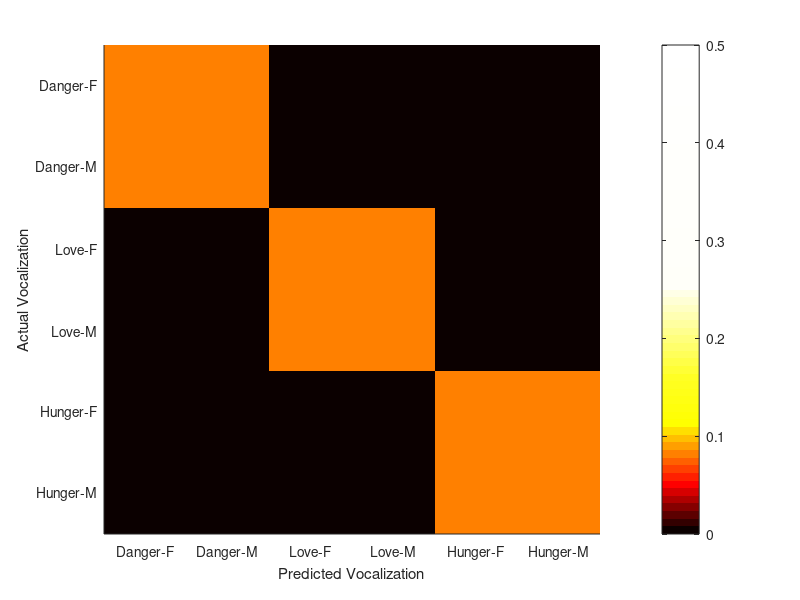
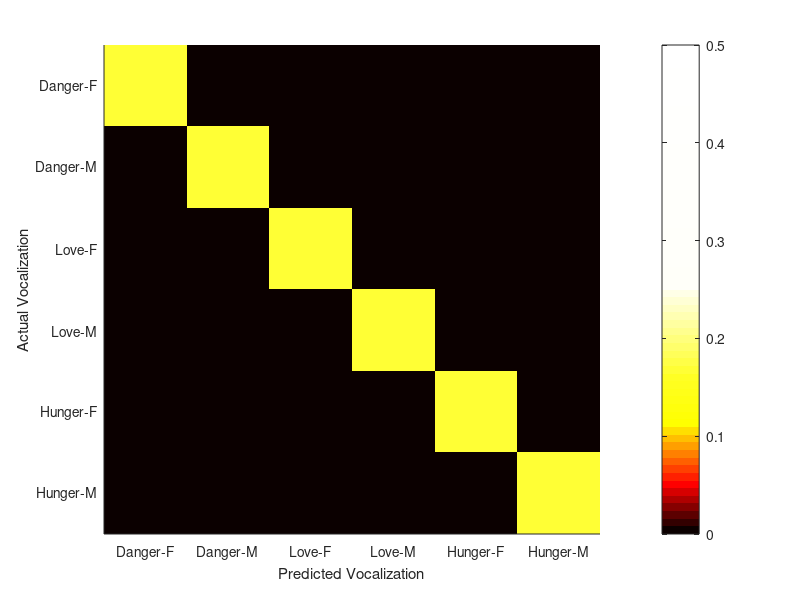
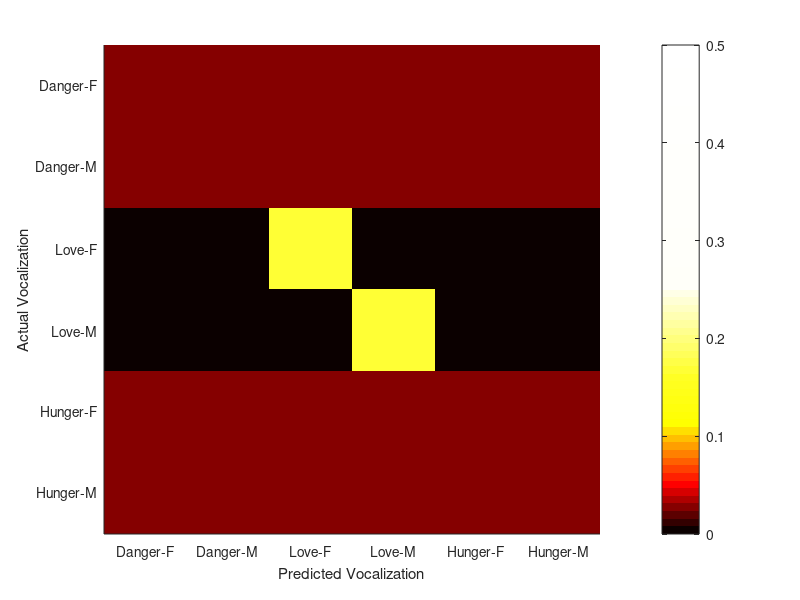
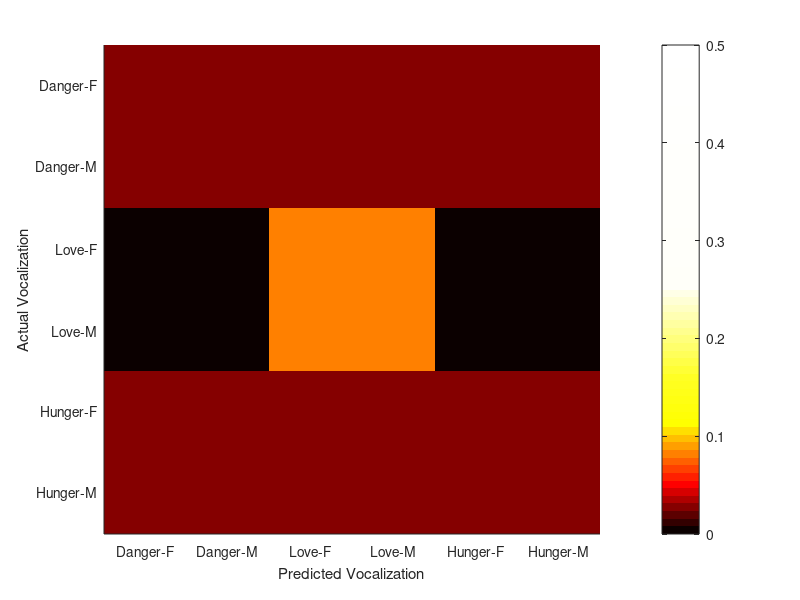

MATLAB code for these plots, in order:
%% Script for example confusion matrix
L = {'Danger-F' 'Danger-M' 'Love-F' 'Love-M' 'Hunger-F' 'Hunger-M'};
CLim=[0 0.5];

%create a Non selective invariant cell
p=1/12;
NS_Inv=[p p 0 0 0 0;p p 0 0 0 0;0 0 p p 0 0;0 0 p p 0 0;0 0 0 0 p p;0 0 0 0 p p];

figure1 = figure('PaperSize',[20.98404194812 29.67743169791],...
     'Colormap',[0.0416666679084301 0 0;0.201388895511627 0 0;0.361111104488373 0 0;0.520833313465118 0 0;0.680555582046509 0 0;0.840277791023254 0 0;1 0 0;1 0.125 0;1 0.25 0;1 0.375 0;1 0.5 0;1 0.625 0;1 0.75 0;1 0.875 0;1 1 0;1 1 0.0232493001967669;1 1 0.0464986003935337;1 1 0.0697479024529457;1 1 0.0929972007870674;1 1 0.11624650657177;1 1 0.139495804905891;1 1 0.209243699908257;1 1 0.278991609811783;1 1 0.348739504814148;1 1 0.418487399816513;1 1 0.488235294818878;1 1 0.557983219623566;1 1 0.627731084823608;1 1 0.697479009628296;1 1 0.767226874828339;1 1 0.836974799633026;1 1 0.906722664833069;1 1 0.976470589637756;1 1 0.977229595184326;1 1 0.977988600730896;1 1 0.978747606277466;1 1 0.97950667142868;1 1 0.98026567697525;1 1 0.98102468252182;1 1 0.98178368806839;1 1 0.98254269361496;1 1 0.98330169916153;1 1 0.984060704708099;1 1 0.984819710254669;1 1 0.985578775405884;1 1 0.986337780952454;1 1 0.987096786499023;1 1 0.987855792045593;1 1 0.988614797592163;1 1 0.989373803138733;1 1 0.990132808685303;1 1 0.990891814231873;1 1 0.991650879383087;1 1 0.992409884929657;1 1 0.993168890476227;1 1 0.993927896022797;1 1 0.994686901569366;1 1 0.995445907115936;1 1 0.996204912662506;1 1 0.996963918209076;1 1 0.997722983360291;1 1 0.99848198890686;1 1 0.99924099445343;1 1 1]);

 % Create axes
Ticks = 1:length(L);
axes1 = axes('Parent',figure1,'YTick', Ticks, 'YTickLabel',L,...
    'YDir','reverse',...
    'XTick', Ticks, 'XTickLabel',L,...
    'Layer','top',...
    'CLim',CLim, 'TickLength',[0 0]);
hold(axes1,'all');
% Create image
image(NS_Inv,'Parent',axes1,'CDataMapping','scaled');
axis([0.5 length(L)+0.5 0.5 length(L)+0.5])

% Create colorbar
colorbar('peer',axes1);

%add some legend
xlabel('Predicted Vocalization');
ylabel('Actual Vocalization');

%create a Non selective non-invariant cell
p=1/6;
NS_NInv=[p 0 0 0 0 0;0 p 0 0 0 0;0 0 p 0 0 0;0 0 0 p 0 0;0 0 0 0 p 0;0 0 0 0 0 p];

figure2 = figure('PaperSize',[20.98404194812 29.67743169791],...
     'Colormap',[0.0416666679084301 0 0;0.201388895511627 0 0;0.361111104488373 0 0;0.520833313465118 0 0;0.680555582046509 0 0;0.840277791023254 0 0;1 0 0;1 0.125 0;1 0.25 0;1 0.375 0;1 0.5 0;1 0.625 0;1 0.75 0;1 0.875 0;1 1 0;1 1 0.0232493001967669;1 1 0.0464986003935337;1 1 0.0697479024529457;1 1 0.0929972007870674;1 1 0.11624650657177;1 1 0.139495804905891;1 1 0.209243699908257;1 1 0.278991609811783;1 1 0.348739504814148;1 1 0.418487399816513;1 1 0.488235294818878;1 1 0.557983219623566;1 1 0.627731084823608;1 1 0.697479009628296;1 1 0.767226874828339;1 1 0.836974799633026;1 1 0.906722664833069;1 1 0.976470589637756;1 1 0.977229595184326;1 1 0.977988600730896;1 1 0.978747606277466;1 1 0.97950667142868;1 1 0.98026567697525;1 1 0.98102468252182;1 1 0.98178368806839;1 1 0.98254269361496;1 1 0.98330169916153;1 1 0.984060704708099;1 1 0.984819710254669;1 1 0.985578775405884;1 1 0.986337780952454;1 1 0.987096786499023;1 1 0.987855792045593;1 1 0.988614797592163;1 1 0.989373803138733;1 1 0.990132808685303;1 1 0.990891814231873;1 1 0.991650879383087;1 1 0.992409884929657;1 1 0.993168890476227;1 1 0.993927896022797;1 1 0.994686901569366;1 1 0.995445907115936;1 1 0.996204912662506;1 1 0.996963918209076;1 1 0.997722983360291;1 1 0.99848198890686;1 1 0.99924099445343;1 1 1]);

 % Create axes
Ticks = 1:length(L);
axes2 = axes('Parent',figure2,'YTick', Ticks, 'YTickLabel',L,...
    'YDir','reverse',...
    'XTick', Ticks, 'XTickLabel',L,...
    'Layer','top',...
    'CLim',CLim, 'TickLength',[0 0]);
hold(axes2,'all');
% Create image
image(NS_NInv,'Parent',axes2,'CDataMapping','scaled');
axis([0.5 length(L)+0.5 0.5 length(L)+0.5])

% Create colorbar
colorbar('peer',axes2);

%add some legend
xlabel('Predicted Vocalization');
ylabel('Actual Vocalization');


%create a Selective non-invariant cell
p=1/6;
p2=1/36;
S_NInv=[p2 p2 p2 p2 p2 p2;p2 p2 p2 p2 p2 p2;0 0 p 0 0 0;0 0 0 p 0 0;p2 p2 p2 p2 p2 p2;p2 p2 p2 p2 p2 p2];

figure3 = figure('PaperSize',[20.98404194812 29.67743169791],...
     'Colormap',[0.0416666679084301 0 0;0.201388895511627 0 0;0.361111104488373 0 0;0.520833313465118 0 0;0.680555582046509 0 0;0.840277791023254 0 0;1 0 0;1 0.125 0;1 0.25 0;1 0.375 0;1 0.5 0;1 0.625 0;1 0.75 0;1 0.875 0;1 1 0;1 1 0.0232493001967669;1 1 0.0464986003935337;1 1 0.0697479024529457;1 1 0.0929972007870674;1 1 0.11624650657177;1 1 0.139495804905891;1 1 0.209243699908257;1 1 0.278991609811783;1 1 0.348739504814148;1 1 0.418487399816513;1 1 0.488235294818878;1 1 0.557983219623566;1 1 0.627731084823608;1 1 0.697479009628296;1 1 0.767226874828339;1 1 0.836974799633026;1 1 0.906722664833069;1 1 0.976470589637756;1 1 0.977229595184326;1 1 0.977988600730896;1 1 0.978747606277466;1 1 0.97950667142868;1 1 0.98026567697525;1 1 0.98102468252182;1 1 0.98178368806839;1 1 0.98254269361496;1 1 0.98330169916153;1 1 0.984060704708099;1 1 0.984819710254669;1 1 0.985578775405884;1 1 0.986337780952454;1 1 0.987096786499023;1 1 0.987855792045593;1 1 0.988614797592163;1 1 0.989373803138733;1 1 0.990132808685303;1 1 0.990891814231873;1 1 0.991650879383087;1 1 0.992409884929657;1 1 0.993168890476227;1 1 0.993927896022797;1 1 0.994686901569366;1 1 0.995445907115936;1 1 0.996204912662506;1 1 0.996963918209076;1 1 0.997722983360291;1 1 0.99848198890686;1 1 0.99924099445343;1 1 1]);

 % Create axes
Ticks = 1:length(L);
axes3 = axes('Parent',figure3,'YTick', Ticks, 'YTickLabel',L,...
    'YDir','reverse',...
    'XTick', Ticks, 'XTickLabel',L,...
    'Layer','top',...
    'CLim',CLim, 'TickLength',[0 0]);
hold(axes3,'all');
% Create image
image(S_NInv,'Parent',axes3,'CDataMapping','scaled');
axis([0.5 length(L)+0.5 0.5 length(L)+0.5])

% Create colorbar
colorbar('peer',axes3);

%add some legend
xlabel('Predicted Vocalization');
ylabel('Actual Vocalization');


%create a Selective invariant cell
p=1/12;
p2=1/36;
S_NInv=[p2 p2 p2 p2 p2 p2;p2 p2 p2 p2 p2 p2;0 0 p p 0 0;0 0 p p 0 0;p2 p2 p2 p2 p2 p2;p2 p2 p2 p2 p2 p2];

figure4 = figure('PaperSize',[20.98404194812 29.67743169791],...
     'Colormap',[0.0416666679084301 0 0;0.201388895511627 0 0;0.361111104488373 0 0;0.520833313465118 0 0;0.680555582046509 0 0;0.840277791023254 0 0;1 0 0;1 0.125 0;1 0.25 0;1 0.375 0;1 0.5 0;1 0.625 0;1 0.75 0;1 0.875 0;1 1 0;1 1 0.0232493001967669;1 1 0.0464986003935337;1 1 0.0697479024529457;1 1 0.0929972007870674;1 1 0.11624650657177;1 1 0.139495804905891;1 1 0.209243699908257;1 1 0.278991609811783;1 1 0.348739504814148;1 1 0.418487399816513;1 1 0.488235294818878;1 1 0.557983219623566;1 1 0.627731084823608;1 1 0.697479009628296;1 1 0.767226874828339;1 1 0.836974799633026;1 1 0.906722664833069;1 1 0.976470589637756;1 1 0.977229595184326;1 1 0.977988600730896;1 1 0.978747606277466;1 1 0.97950667142868;1 1 0.98026567697525;1 1 0.98102468252182;1 1 0.98178368806839;1 1 0.98254269361496;1 1 0.98330169916153;1 1 0.984060704708099;1 1 0.984819710254669;1 1 0.985578775405884;1 1 0.986337780952454;1 1 0.987096786499023;1 1 0.987855792045593;1 1 0.988614797592163;1 1 0.989373803138733;1 1 0.990132808685303;1 1 0.990891814231873;1 1 0.991650879383087;1 1 0.992409884929657;1 1 0.993168890476227;1 1 0.993927896022797;1 1 0.994686901569366;1 1 0.995445907115936;1 1 0.996204912662506;1 1 0.996963918209076;1 1 0.997722983360291;1 1 0.99848198890686;1 1 0.99924099445343;1 1 1]);

 % Create axes
Ticks = 1:length(L);
axes4 = axes('Parent',figure4,'YTick', Ticks, 'YTickLabel',L,...
    'YDir','reverse',...
    'XTick', Ticks, 'XTickLabel',L,...
    'Layer','top',...
    'CLim',CLim, 'TickLength',[0 0]);
hold(axes4,'all');
% Create image
image(S_NInv,'Parent',axes4,'CDataMapping','scaled');
axis([0.5 length(L)+0.5 0.5 length(L)+0.5])

% Create colorbar
colorbar('peer',axes4);

%add some legend
xlabel('Predicted Vocalization');
ylabel('Actual Vocalization');